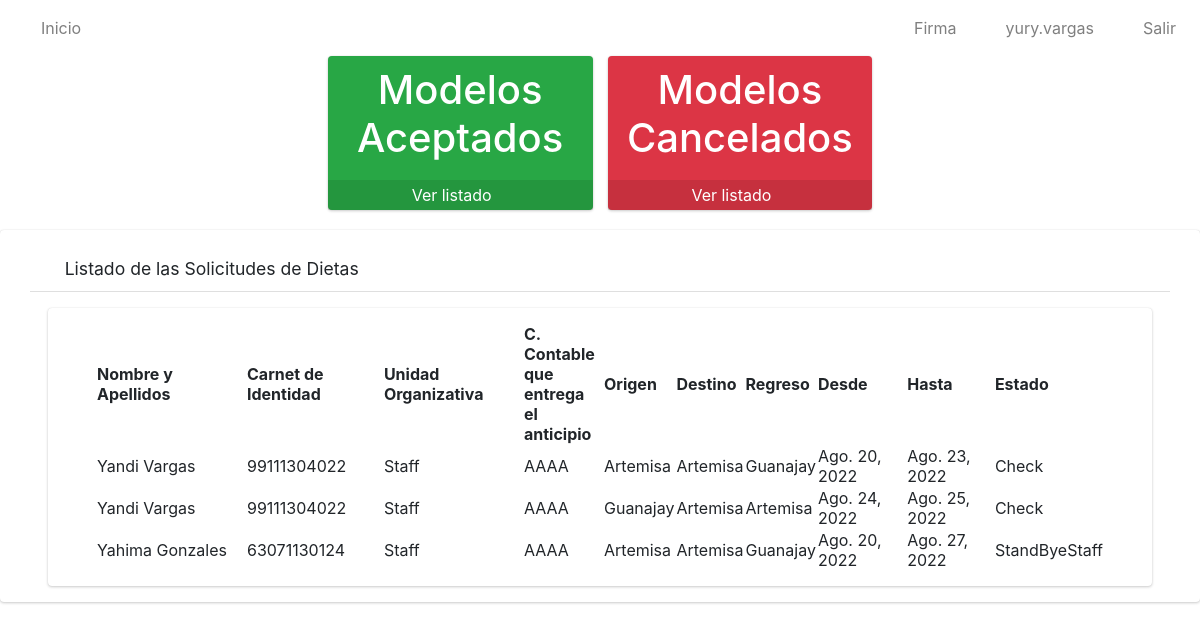
The page / (signed in) on the database as committed earlier.
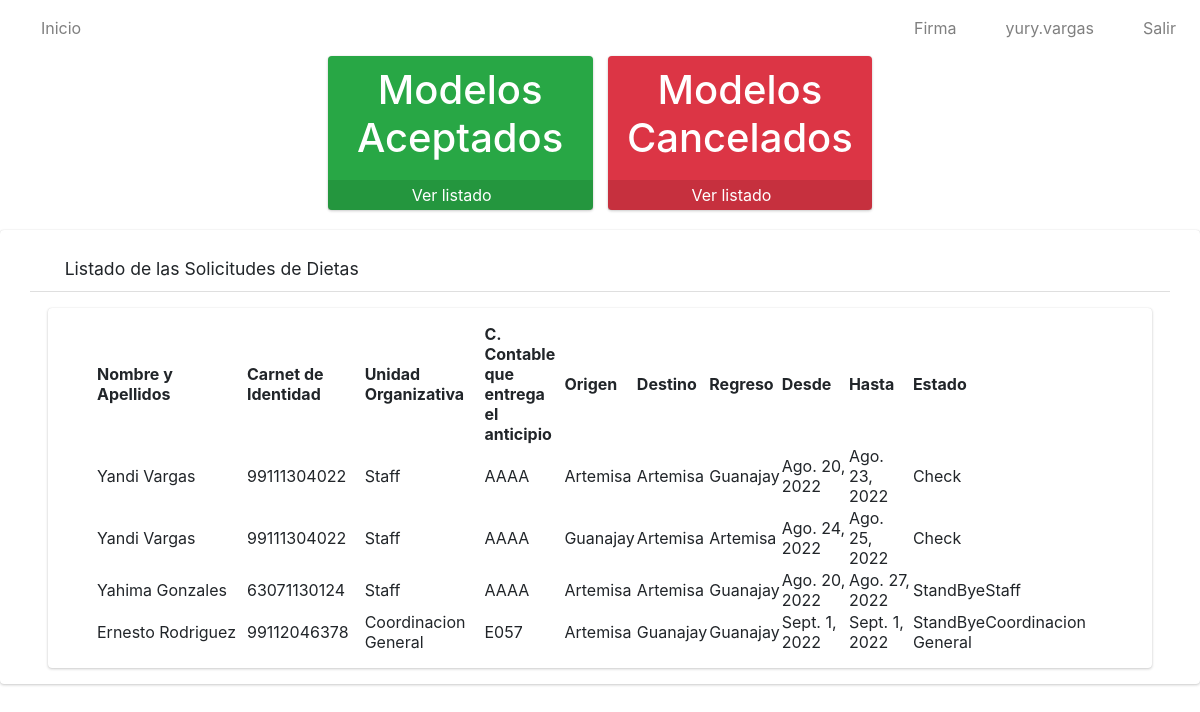
The same page on the database as committed later.
### app/models.py (models this page shows, shortened)
class Solicitud(models.Model):
    numero=models.IntegerField()
    solicitante=models.ForeignKey(Solicitante, on_delete=models.CASCADE)
    trabajador=models.ForeignKey(Trabajador, on_delete=models.CASCADE)
    unidad_organizativa=models.ForeignKey(Unidad_Organizativa, on_delete=models.CASCADE)
    c_contable=models.CharField(max_length=4)
    provincia=models.ForeignKey(Provincia, on_delete=models.CASCADE)
    origen=models.ForeignKey(Municipio, on_delete=models.CASCADE, related_name='municipio_origen')
    destino=models.ForeignKey(Municipio, on_delete=models.CASCADE, related_name='municipio_destino')
    regreso=models.ForeignKey(Municipio, on_delete=models.CASCADE, related_name='municipio_regreso')
    fecha_inicio=models.DateField()
    fecha_final=models.DateField()
    parleg=models.ForeignKey(PARLEG, on_delete=models.CASCADE)
    cargo_presupuesto=models.ForeignKey(Cargo_al_Presupuesto, on_delete=models.CASCADE)
    autoriza=models.ForeignKey(Autoriza, on_delete=models.CASCADE)
    estado=models.CharField(max_length=20)
    observaciones=models.CharField(max_length=500)
    class Meta:
        verbose_name="Solicitud"
        verbose_name_plural="Solicitudes"

class Trabajador(models.Model):
    usuario=models.OneToOneField(User, on_delete=models.CASCADE)
    ci=models.CharField(max_length=11, unique=True)
    def __str__(self):
            return self.usuario.first_name+' '+self.usuario.last_name
    class Meta:
        verbose_name = "Trabajador"
        verbose_name_plural = "Trabajadores"

class Unidad_Organizativa(models.Model):
    nombre=models.CharField(max_length=100)
    def __str__(self):
        return self.nombre
    class Meta:
        verbose_name="Unidad Organizativa"
        verbose_name_plural="Unidades Organizativas"

class Municipio(models.Model):
    nombre=models.CharField(max_length=30)
    provincia=models.ForeignKey(Provincia, on_delete=models.CASCADE)
    def __str__(self):
        return self.nombre
    class Meta:
        verbose_name="Municipio"
        verbose_name_plural="Municipios"

### app/views.py (the view)
# urls.py: path('', SolicitudListView.as_view(), name='solicitudes'),
class SolicitudListView(ListView):
    model = Solicitud
    template_name = 'solicitudes/listar.html'
    @method_decorator(login_required)
    def dispatch(self, request, *args, **kwargs):
        return super().dispatch(request,*args,** kwargs)
    def get_context_data(self, **kwargs):
        context = super().get_context_data(**kwargs)
        context['title'] = "Listado de Solicitudes"
        return context

### app/templates/solicitudes/listar.html (shortened to what this page needs)
{% extends 'base.html' %}
{% load static %}
{% block content %}
    <div class="row pl-5 pr-5" >
        <div class="col-lg-3 col-6"></div>
         <div class="col-lg-3 col-6">
            <div class="small-box bg-success">
                <div class="inner">
                    <h1 style="color: white;" class="text-center">
                        Modelos Aceptados
                    </h1>
                </div>
                <div class="icon"><i class="fas fa-check-square"></i>
                </div>
                {% if perms.app.view_modelo %}
                <a href="{% url 'listarMod' %}" class="small-box-footer" style="color: white !important;">
                Ver listado <i class="fas fa-arrow-circle-right" style="color: white;"></i>
                </a>
                {% else %}
                <a href="#" class="small-box-footer" style="color: white !important;">
                No tiene permisos para ver los Modelos <i class="fas fa-eye-slash" style="color: white;"></i>
                </a>
                {% endif %}
            </div>
            </div>
        <div class="col-lg-3 col-6">
        <div class="small-box bg-danger">
                <div class="inner">
                    <h1 style="color: white;" class="text-center">
                        Modelos Cancelados
                    </h1>
                </div>
                <div class="icon"><i class="fas fa-times-circle"></i>
                </div>
                {% if perms.app.view_modelo %}
                <a href="{% url 'listarModCancel' %}" class="small-box-footer" style="color: white !important;">
                Ver listado <i class="fas fa-arrow-circle-right" style="color: white;"></i>
                </a>
                {% else %}
                <a href="#" class="small-box-footer" style="color: white !important;">
                No tiene permisos para ver los Modelos <i class="fas fa-eye-slash" style="color: white;"></i>
                </a>
                {% endif %}
            </div>
            </div>
        </div>
    <div class=" card card-default">
        <div class="card-header px-3 mb-3 mt-3 container">
            <h3 class="card-title">
            <i class="fas fa-search"></i>
                Listado de las Solicitudes de Dietas
            </h3>
            </div>
        <div class="card card-body content-header mx-5 px-5">
            <table id="myTable" class="display" style="width: 100%;">
                <thead>
                    <tr>
                        <th>Nombre y Apellidos</th>
                        <th>Carnet de Identidad</th>
                        <th>Unidad Organizativa</th>
                        <th>C. Contable que entrega el anticipio</th>
                        <th>Origen</th>
                        <th>Destino</th>
                        <th>Regreso</th>
                        <th>Desde</th>
                        <th>Hasta</th>
                        <th>Estado</th>
                    </tr>
                </thead>
                <tbody>
                    {% for i in object_list %}
                    <tr>
                        <td style="width: 150px;">{{i.trabajador}}</td>
                        <td>{{i.trabajador.ci}}</td>
                        <td>{{i.unidad_organizativa}}</td>
                        <td style="width: 80px;">{{i.c_contable}}</td>
                        <td>{{i.origen}}</td>
                        <td>{{i.destino}}</td>
                        <td>{{i.regreso}}</td>
                        <td>{{i.fecha_inicio}}</td>
                        <td>{{i.fecha_final}}</td>
                        <td>{{i.estado}}</td>
                    </tr>
                    {% endfor %}
                </tbody>
            </table>
        </div>
    </div>
{% endblock %}

Rows that differ between the two databases and show on the page:
added Solicitud: trabajador "Ernesto Rodriguez", trabajador.ci "99112046378", unidad_organizativa "Coordinacion General", c_contable "E057", origen "Artemisa", destino "Guanajay", regreso "Guanajay", fecha_inicio "Sept. 1, 2022", fecha_final "Sept. 1, 2022", estado "StandByeCoordinacion General"
